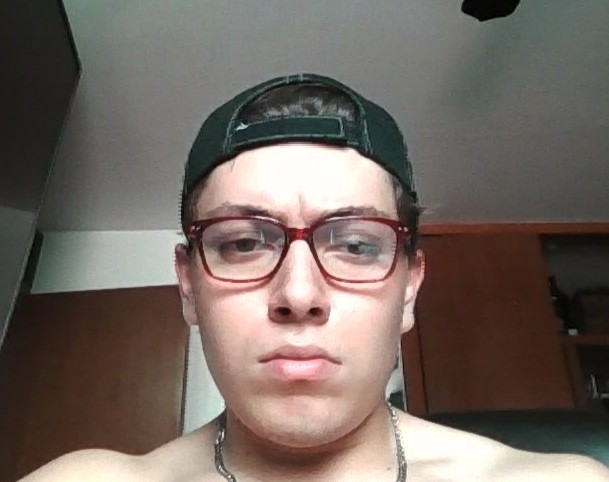
#> input picture P10/img3.jpg, 609 x 482 px
$ python 6G_22310200_P10.py
#> lines starting #> are read from the running program, lines starting #| are printed output that depends on the picture
import numpy as np
import cv2
from matplotlib import pyplot as plt

img = cv2.imread('img3.jpg')
#> img is the input picture: shape (482, 609, 3); mean B, G, R 96.8, 103.8, 114.8
mask = np.zeros(img.shape[:2],np.uint8)

bgdModel = np.zeros((1,65),np.float64)
fgdModel = np.zeros((1,65),np.float64)

rect = (30, 30, 420, 610)
cv2.grabCut(img,mask,rect,bgdModel,fgdModel,5,cv2.GC_INIT_WITH_RECT)
mask2 = np.where((mask==2)|(mask==0),0,1).astype('uint8')
img = img*mask2[:,:,np.newaxis]
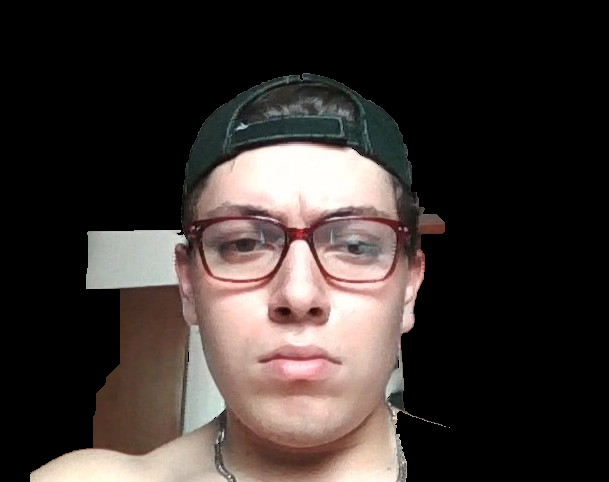
#> img: shape (482, 609, 3); mean B, G, R 47.7, 50.9, 58.8

plt.imshow(img)
plt.colorbar()
plt.show()
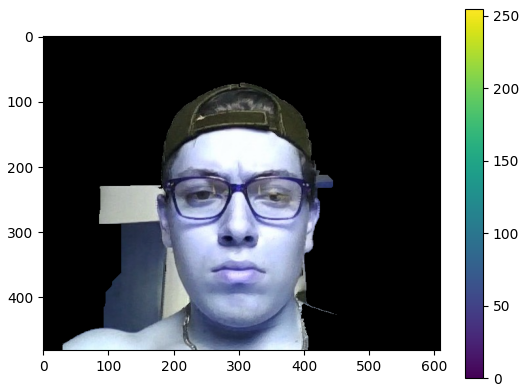
#> figure drawn by matplotlib, 2 panels; B, G, R data is drawn as R, G, B
